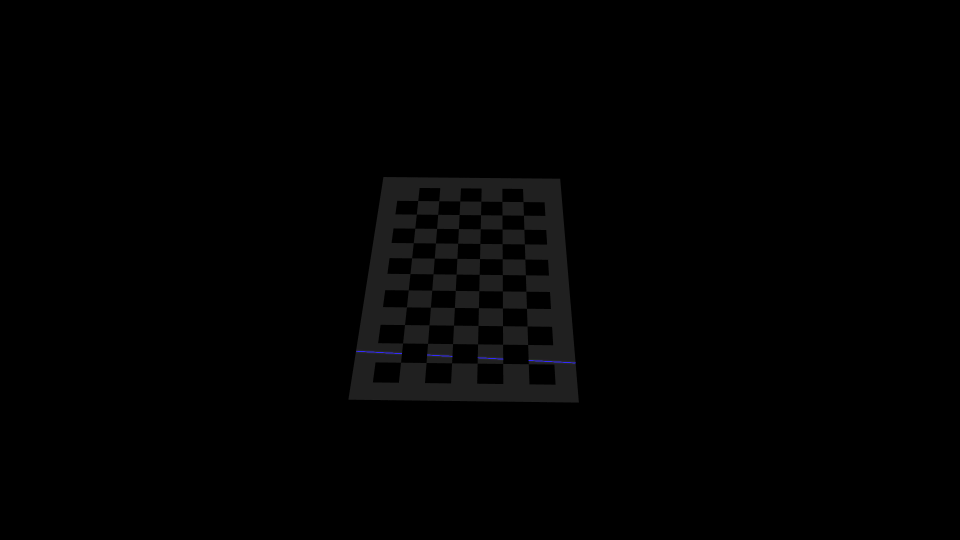
#> input picture log_reconstruction/laser_plane_calibration/systemCalibration030.png, 1920 x 1080 px (shown at 1/2 size); its folder holds 4 pictures in this run
$ python laser_plane_overlay_printing.py
#> lines starting #> are read from the running program, lines starting #| are printed output that depends on the picture; after the words box and inside, x2 and y2 are one past the last pixel; in counts of white or black regions, pixels touching at a corner belong together
import cv2
import numpy as np
import glob, os
import matplotlib.pyplot as plt
from mpl_toolkits.mplot3d.art3d import Poly3DCollection

# --- Parameters ---
calib_folder = "log_reconstruction/laser_plane_calibration"
pattern_size = (11, 6)         # inner corners
square_size = 0.024            # meters
criteria = (cv2.TERM_CRITERIA_EPS + cv2.TERM_CRITERIA_MAX_ITER, 30, 0.001)
images = sorted(glob.glob(os.path.join(calib_folder, "*.png")))

# --- 1) CALIBRATE ---
# prepare object points
objp = np.zeros((pattern_size[0]*pattern_size[1],3), np.float32)
objp[:,:2] = np.mgrid[0:pattern_size[0], 0:pattern_size[1]].T.reshape(-1,2)
objp *= square_size

objpoints, imgpoints = [], []
for fn in images:
    img = cv2.imread(fn); gray = cv2.cvtColor(img, cv2.COLOR_BGR2GRAY)
#> further down, img is the input picture: shape (1080, 1920, 3); mean B, G, R 1.9, 1.8, 1.8
    ret, corners = cv2.findChessboardCorners(gray, pattern_size, None)
#> ret = True; corners = 66 rows, first 8: [801.6, 724.8], [805.6, 686.5], [809.6, 649.6], [813.4, 614.3], [817.1, 580.4], [820.5, 547.6], [823.7, 516.4], [826.9, 485.8]
    if not ret: continue
    corners2 = cv2.cornerSubPix(gray, corners, (11,11), (-1,-1), criteria)
#> corners2 = 66 rows, first 8: [801.5, 724.9], [805.6, 686.5], [809.5, 649.6], [813.4, 614.3], [817, 580.4], [820.4, 547.6], [823.7, 516.3], [827, 485.9]
    objpoints.append(objp); imgpoints.append(corners2)
ret, cam_mtx, dist_coefs, rvecs, tvecs = cv2.calibrateCamera(
    objpoints, imgpoints, gray.shape[::-1], None, None
)

# --- 2) RECOVER EACH BOARD AND LASER LINE IN CAMERA COORDS ---
all_boards = []
all_line_points = []                      # <-- collect 3D endpoints of laser stripe
fx, fy = cam_mtx[0,0], cam_mtx[1,1]       # <-- intrinsics
cx, cy = cam_mtx[0,2], cam_mtx[1,2]

for fn in images:
    img = cv2.imread(fn)
    gray = cv2.cvtColor(img, cv2.COLOR_BGR2GRAY)
    ret, corners = cv2.findChessboardCorners(gray, pattern_size, None)
    if not ret:
        continue
    corners2 = cv2.cornerSubPix(gray, corners, (11,11), (-1,-1), criteria)
    _, rvec, tvec = cv2.solvePnP(objp, corners2, cam_mtx, dist_coefs)
    R, _ = cv2.Rodrigues(rvec)
    pts3 = (R @ objp.T + tvec).T
    all_boards.append(pts3)

    # --- detect blue laser stripe in this view ---
    mask = cv2.inRange(img, np.array([100,0,0]), np.array([255,80,80]))
#> mask: shape (1080, 1920); 0.03% white in thin lines or dots, all inside (x1, y1, x2, y2) = (712, 702, 1152, 727)
    lines = cv2.HoughLinesP(mask,1,np.pi/180,50,minLineLength=50,maxLineGap=10)
#> lines = [[714, 703, 803, 707], [712, 702, 803, 706], [1057, 720, 1150, 726], [1082, 721, 1151, 725]]
    if lines is None:
        continue
    x1,y1,x2,y2 = max(lines[:,0,:], key=lambda l: np.hypot(l[2]-l[0],l[3]-l[1]))
#> x1 = 1057; y1 = 720; x2 = 1150; y2 = 726
    # board plane in camera coords
    board_normal = R @ np.array([0.,0.,1.])
    board_point0 = (R @ objp[0] + tvec.squeeze())
    D_b = -board_normal.dot(board_point0)
    # back-project endpoints
    for x,y in [(x1,y1),(x2,y2)]:
        ray = np.array([(x-cx)/fx, (y-cy)/fy, 1.0])
        t = -D_b / (board_normal.dot(ray))
        all_line_points.append(t * ray)
#> this loop made 2 passes
#> (x, y) on passes 1 to 2: (1057, 720), (1150, 726)

# --- 3) FIT LASER PLANE THROUGH ALL LASER LINE POINTS ---
A = np.array(all_line_points)
centroid = A.mean(axis=0)
_,_,Vt = np.linalg.svd(A - centroid)
normal = Vt[-1]
D = -normal.dot(centroid)
# save camera intrinsics + laser plane
np.savez("calibration.npz",
         cam_mtx=cam_mtx,
         dist_coefs=dist_coefs,
         plane_normal=normal,
         plane_D=D)
print("Calibration saved to calibration.npz")

# --- 4) PICK ONE BOARD TO VISUALIZE ---
print("Available boards:")
for i, fn in enumerate(images):
    print(f"{i}: {fn}")
idx = int(input("Select board index: "))
#> the answer given: 1
board_pts = all_boards[idx]

# --- 5) 3D PLOT ---
fig = plt.figure()
ax = fig.add_subplot(111, projection='3d')

# build and sort quad faces for chessboards using row-major ordering
nx, ny = pattern_size
chess_faces = []
for pts in all_boards:
    grid = pts.reshape(ny, nx, 3)   # swap dims: rows, cols
    for j in range(ny-1):
        for i in range(nx-1):
            quad = [
                grid[j,   i],
                grid[j,   i+1],
                grid[j+1, i+1],
                grid[j+1, i]
            ]
            depth = np.mean([v[2] for v in quad])
            chess_faces.append((depth, quad))

# draw quads from farthest to nearest
for _, quad in sorted(chess_faces, key=lambda x: x[0], reverse=True):
    poly = Poly3DCollection([quad], facecolors='cyan', edgecolors='gray', alpha=0.3)
    ax.add_collection3d(poly)

# highlight chosen board with quad faces
hb = board_pts.reshape(ny, nx, 3)
hb_quads = []
for j in range(ny-1):
    for i in range(nx-1):
        hb_quads.append([
            hb[j,   i],
            hb[j,   i+1],
            hb[j+1, i+1],
            hb[j+1, i]
        ])
highlight = Poly3DCollection(hb_quads, facecolors='red', edgecolors='k', alpha=0.5)
ax.add_collection3d(highlight)

# create plane mesh
# pick extents from chosen board
xlim = (board_pts[:,0].min(), board_pts[:,0].max())
ylim = (board_pts[:,1].min(), board_pts[:,1].max())
xx, yy = np.meshgrid(
    np.linspace(*xlim, 10),
    np.linspace(*ylim, 10)
)
zz = (-normal[0]*xx - normal[1]*yy - D)/normal[2]

ax.plot_surface(xx, yy, zz, color='g', alpha=0.4)
ax.set_xlabel('X'); ax.set_ylabel('Y'); ax.set_zlabel('Z')
ax.set_title('Chessboards + fitted laser plane')
plt.show()
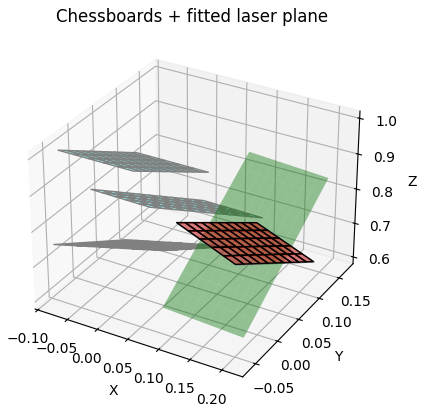
#> figure drawn by matplotlib, 1 panel
